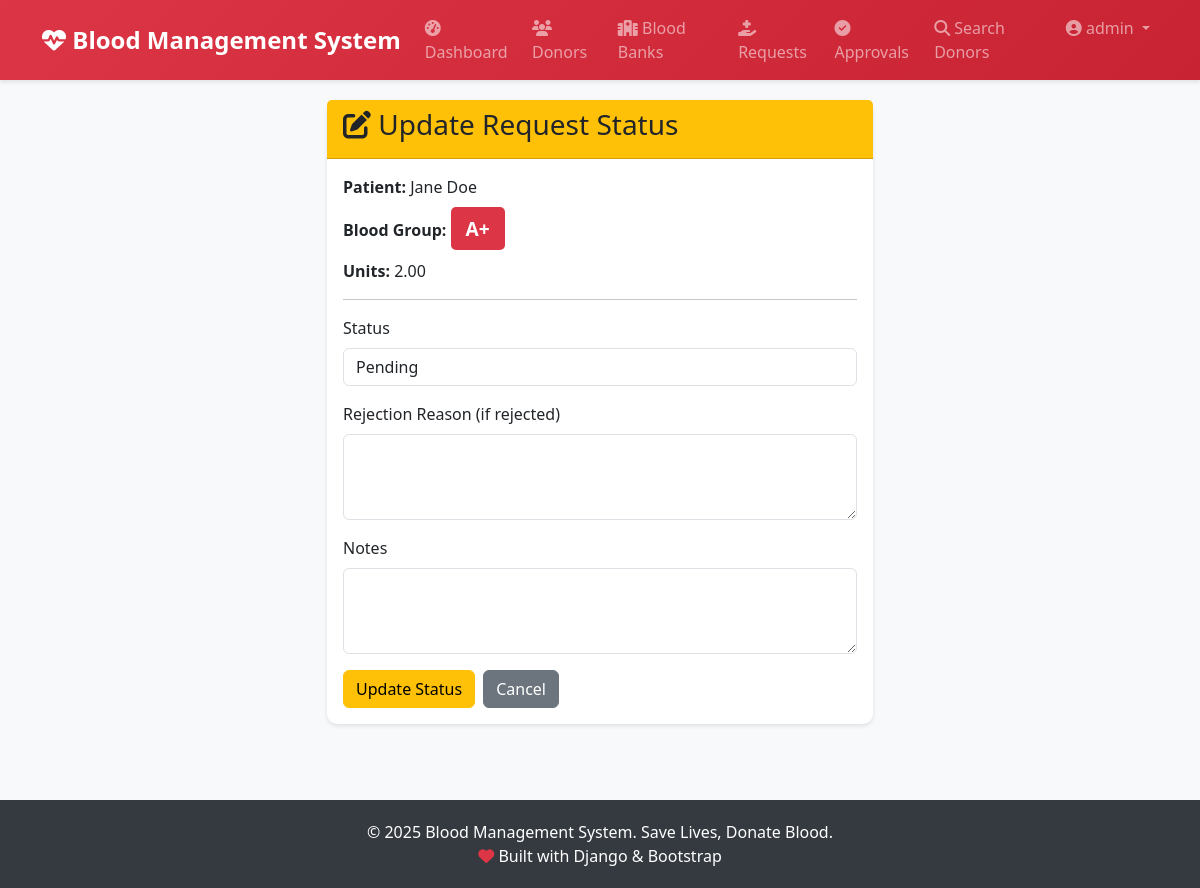
The app's page /requests/1/update/ (signed in) with its own data.
### accounts/models.py (models this page shows, shortened)
class User(AbstractUser):
    USER_TYPE_CHOICES = (
        ('admin', 'Admin'),
        ('donor', 'Donor'),
    )
    user_type = models.CharField(max_length=10, choices=USER_TYPE_CHOICES, default='donor')
    phone_number = models.CharField(max_length=15, blank=True)
    email = models.EmailField(unique=True)
    class Meta:
        db_table = 'users'
        verbose_name = 'User'
        verbose_name_plural = 'Users'

### blood_requests/models.py (models this page shows, shortened)
class BloodRequest(models.Model):
    BLOOD_GROUP_CHOICES = (
        ('A+', 'A+'),
        ('A-', 'A-'),
        ('B+', 'B+'),
        ('B-', 'B-'),
        ('AB+', 'AB+'),
        ('AB-', 'AB-'),
        ('O+', 'O+'),
        ('O-', 'O-'),
    )
    STATUS_CHOICES = (
        ('pending', 'Pending'),
        ('approved', 'Approved'),
        ('rejected', 'Rejected'),
        ('fulfilled', 'Fulfilled'),
    )
    URGENCY_CHOICES = (
        ('low', 'Low'),
        ('medium', 'Medium'),
        ('high', 'High'),
        ('critical', 'Critical'),
    )
    requester = models.ForeignKey(settings.AUTH_USER_MODEL, on_delete=models.CASCADE, related_name='blood_requests')
    patient_name = models.CharField(max_length=200)
    blood_group = models.CharField(max_length=3, choices=BLOOD_GROUP_CHOICES)
    units_required = models.DecimalField(max_digits=4, decimal_places=2)
    urgency = models.CharField(max_length=10, choices=URGENCY_CHOICES, default='medium')
    hospital_name = models.CharField(max_length=200)
    hospital_address = models.TextField()
    city = models.CharField(max_length=100)
    contact_number = models.CharField(max_length=15)
    reason = models.TextField(help_text="Reason for blood requirement")
    status = models.CharField(max_length=20, choices=STATUS_CHOICES, default='pending')
    requested_date = models.DateTimeField(auto_now_add=True)
    required_by_date = models.DateField()
    approved_by = models.ForeignKey(settings.AUTH_USER_MODEL, on_delete=models.SET_NULL, null=True, blank=True, related_name='approved_requests')
    approved_date = models.DateTimeField(null=True, blank=True)
    rejection_reason = models.TextField(blank=True)
    notes = models.TextField(blank=True)
    class Meta:
        db_table = 'blood_requests'
        verbose_name = 'Blood Request'
        verbose_name_plural = 'Blood Requests'
        ordering = ['-requested_date']

### blood_requests/views.py (the view)
# urls.py: path('<int:pk>/update/', views.blood_request_update, name='blood_request_update'),
@login_required
def blood_request_update(request, pk):
    if request.user.user_type != 'admin':
        messages.error(request, 'Access denied. Admins only.')
        return redirect('home')
    blood_request = get_object_or_404(BloodRequest, pk=pk)
    if request.method == 'POST':
        form = BloodRequestUpdateForm(request.POST, instance=blood_request)
        if form.is_valid():
            updated_request = form.save(commit=False)
            if updated_request.status in ['approved', 'rejected']:
                updated_request.approved_by = request.user
                updated_request.approved_date = timezone.now()
            updated_request.save()
            messages.success(request, f'Blood request status updated to {updated_request.get_status_display()}.')
            try:
                send_mail(
                    f'Blood Request {updated_request.get_status_display()}',
                    f'Your blood request for {blood_request.blood_group} has been {updated_request.get_status_display().lower()}.',
                    settings.DEFAULT_FROM_EMAIL if hasattr(settings, 'DEFAULT_FROM_EMAIL') else 'noreply@bloodbank.com',
                    [blood_request.requester.email],
                    fail_silently=True,
                )
            except:
                pass
            return redirect('blood_request_detail', pk=pk)
    else:
        form = BloodRequestUpdateForm(instance=blood_request)
    return render(request, 'blood_requests/request_update.html', {'form': form, 'blood_request': blood_request})

### blood_requests/forms.py
class BloodRequestUpdateForm(forms.ModelForm):
    class Meta:
        model = BloodRequest
        fields = ['status', 'rejection_reason', 'notes']
        widgets = {
            'status': forms.Select(attrs={'class': 'form-control'}),
            'rejection_reason': forms.Textarea(attrs={'class': 'form-control', 'rows': 3}),
            'notes': forms.Textarea(attrs={'class': 'form-control', 'rows': 3}),
        }

### templates/blood_requests/request_update.html (shortened to what this page needs)
{% extends 'base.html' %}
{% block content %}
<div class="row justify-content-center">
    <div class="col-md-6">
        <div class="card">
            <div class="card-header bg-warning">
                <h3><i class="fas fa-edit"></i> Update Request Status</h3>
            </div>
            <div class="card-body">
                <p><strong>Patient:</strong> {{ blood_request.patient_name }}</p>
                <p><strong>Blood Group:</strong> <span class="blood-group-badge bg-danger text-white">{{ blood_request.blood_group }}</span></p>
                <p><strong>Units:</strong> {{ blood_request.units_required }}</p>
                <hr>
                <form method="post">
                    <div class="mb-3">
                        <label class="form-label">Status</label>
                        {{ form.status }}
                    </div>
                    <div class="mb-3">
                        <label class="form-label">Rejection Reason (if rejected)</label>
                        {{ form.rejection_reason }}
                    </div>
                    <div class="mb-3">
                        <label class="form-label">Notes</label>
                        {{ form.notes }}
                    </div>
                    <div class="d-flex gap-2">
                        <button type="submit" class="btn btn-warning">Update Status</button>
                        <a href="{% url 'blood_request_detail' blood_request.pk %}" class="btn btn-secondary">Cancel</a>
                    </div>
                </form>
            </div>
        </div>
    </div>
</div>
{% endblock %}

### templates/base.html (shortened to what this page needs)
<!DOCTYPE html>
<html lang="en">
<head>
    <link href="https://cdn.jsdelivr.net/npm/bootstrap@5.3.0/dist/css/bootstrap.min.css" rel="stylesheet">
    <link rel="stylesheet" href="https://cdnjs.cloudflare.com/ajax/libs/font-awesome/6.4.0/css/all.min.css">
</head>
<body>
    <nav class="navbar navbar-expand-lg navbar-dark">
        <div class="container">
            <a class="navbar-brand" href="{% url 'home' %}">
                <i class="fas fa-heartbeat"></i> Blood Management System
            </a>
            <div class="collapse navbar-collapse" id="navbarNav">
                <ul class="navbar-nav ms-auto">
                    {% if user.is_authenticated %}
                        {% if user.user_type == 'admin' %}
                            <li class="nav-item">
                                <a class="nav-link" href="{% url 'admin_dashboard' %}">
                                    <i class="fas fa-tachometer-alt"></i> Dashboard
                                </a>
                            </li>
                            <li class="nav-item">
                                <a class="nav-link" href="{% url 'admin_donors_list' %}">
                                    <i class="fas fa-users"></i> Donors
                                </a>
                            </li>
                            <li class="nav-item">
                                <a class="nav-link" href="{% url 'blood_bank_list' %}">
                                    <i class="fas fa-hospital"></i> Blood Banks
                                </a>
                            </li>
                            <li class="nav-item">
                                <a class="nav-link" href="{% url 'blood_request_list' %}">
                                    <i class="fas fa-hand-holding-medical"></i> Requests
                                </a>
                            </li>
                            <li class="nav-item">
                                <a class="nav-link" href="{% url 'donation_approval_list' %}">
                                    <i class="fas fa-check-circle"></i> Approvals
                                </a>
                            </li>
                        {% endif %}
                        <li class="nav-item">
                            <a class="nav-link" href="{% url 'donor_search' %}">
                                <i class="fas fa-search"></i> Search Donors
                            </a>
                        </li>
                        <li class="nav-item dropdown">
                            <a class="nav-link dropdown-toggle" href="#" id="navbarDropdown" role="button" data-bs-toggle="dropdown">
                                <i class="fas fa-user-circle"></i> {{ user.username }}
                            </a>
                        </li>
                    {% endif %}
                </ul>
            </div>
        </div>
    </nav>
    <div class="content-wrapper">
        <div class="container">
            {% block content %}{% endblock %}
        </div>
    </div>
    <footer class="footer text-center">
        <div class="container">
            <p class="mb-0">&copy; 2025 Blood Management System. Save Lives, Donate Blood.</p>
            <p class="mb-0">
                <i class="fas fa-heart text-danger"></i> Built with Django & Bootstrap
            </p>
        </div>
    </footer>
</body>
</html>

### templates/base.html (style rules this page uses)
:root { --primary-color: #dc3545; --secondary-color: #6c757d; --success-color: #28a745; --danger-color: #dc3545; }
body { font-family: 'Segoe UI', Tahoma, Geneva, Verdana, sans-serif; background-color: #f8f9fa; }
.navbar { background: linear-gradient(135deg, #dc3545 0%, #c82333 100%); box-shadow: 0 2px 4px rgba(0,0,0,.1); }
.navbar-brand { font-weight: bold; font-size: 1.5rem; }
.navbar-brand i { color: #fff; }
.content-wrapper { min-height: calc(100vh - 120px); padding: 20px 0; }
.card { border: none; border-radius: 10px; box-shadow: 0 2px 4px rgba(0,0,0,.1); transition: transform 0.3s; }
.footer { background-color: #343a40; color: #fff; padding: 20px 0; margin-top: 40px; }
.blood-group-badge { font-size: 1.2rem; font-weight: bold; padding: 8px 15px; border-radius: 5px; }

### records on screen
User: username "admin"
BloodRequest: patient_name "Jane Doe", blood_group "A+", units_required "2.00", status "Pending"
